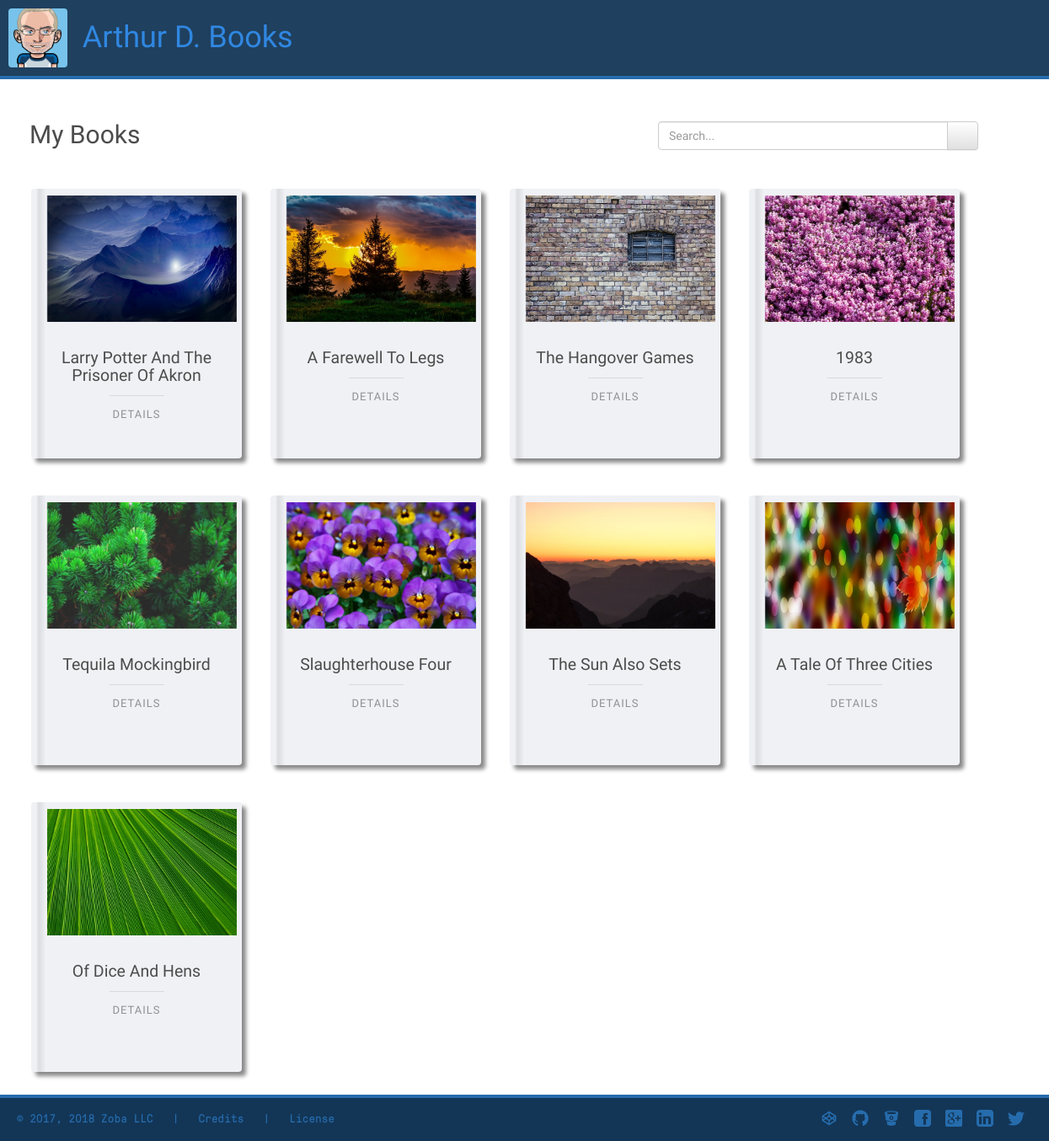
The page /books/ on the database its author committed.
### writerhome/models.py (models this page shows, shortened)
class WriterPrjAllBooks(models.Model):
    owner       = models.ForeignKey(User) # name this 'owner' so as not to confuse with User
    title       = models.CharField(max_length=128, blank=False, null=False)
    author      = models.CharField(max_length=100, blank=False, null=False)
    subtitle    = models.CharField(max_length=255, blank=True)
    category    = models.CharField(max_length=40, blank=True)
    image       = models.ImageField(max_length=255, blank=True) # requires the Pillow library
    datePub     = models.DateField(null=True, blank=False)
    price       = models.DecimalField(decimal_places=2, max_digits=5, validators=[validate_price]) # can give a list of validators
    descr       = models.TextField(max_length=2048, blank=True)
    abstract    = models.TextField(max_length=5000, blank=True)
    slug        = models.SlugField(null=True, blank=True)
    activated   = models.BooleanField(default=False)
    activation_key = models.CharField(max_length=120, blank=True, null=True)
    objects = WriterPrjAllBooksManager()  # adds to Model.objects.all()

### writerhome/views.py (the view)
# urls.py: url(r'$', BooksListView.as_view(), name='list'),  # put last
class BooksListView(ListView):
    template_name = 'writerhome/booksList.html' # could use default template name of <modelname_list.html>
    def get_queryset(self):
        return WriterPrjAllBooks.objects.all()
    def get_context_data(self, *args, **kwargs):
        context = super(BooksListView, self).get_context_data(*args, **kwargs)
        qs = WriterPrjAllBooks.objects.all()
        if qs.exists():
            context['books'] = qs
        return context

### writerhome/models.py (called while the page is built)
    def get_queryset(self):
        return WriterPrjAllBooksQuerySet(self.model, using=self._db)  # using same db

### writerhome/templates/writerhome/booksList.html (shortened to what this page needs)
{% extends "base.html" %}
{% load staticfiles %}
{% block content %}
<div class='book-list-page'>
<div class='outer'>
    <div class="row">
        <my-title class='page-title'>My Books</my-title>
        <div class="col-sm-4 book-search">
            <form class='form' method='GET'  action='.' role='search'>
                <div class="input-group" >
                    <input type="text" class="form-control" placeholder="Search..." name="q" value='{{ request.GET.q }}'>
                    <span class="input-group-btn">
                        <button type="submit" class="btn btn-default">
                            <span class="glyphicon glyphicon-search"></span>
                        </button>
                    </span>
                </div>
            </form>
        </div>
    </div>
</div>
<div class='row' style="padding-bottom: 60px;">
    <div id='bookshelf' class='bookshelf'>
        {% for obj in books %}
            <div class='col-sm-4 book-tile details-close'>
                <div class='book-tile-content'>
                    <div class='book gallery'>
                        {% with 'img/'|add:obj.image.name as image_static %}
                            <img src={% static image_static %}>
                        {% endwith %}
                    </div>
                    <figcaption>
                        <h2>{{ obj.title|capfirst }}</h2>
                        <div class='buttons'>
                            <a href="#">Details</a>
                        </div>
                    </figcaption>
                    <div class='spine'></div>
                </div>
            </div>
        {% empty %}
            <li><a href='{% url "writerhome:create" %}'>Add a Book</a></li>
        {% endfor %}
    </div>
</div>
</div>
{% endblock %}

### static/css/custom.css (style rules this page uses)
html { box-sizing: border-box; }
*, *:before, *:after { box-sizing: inherit; }
body, html { height: 100%; width: 100%; padding: 0; margin: 0; }
body { font-family: 'Quicksand', sans-serif; font-weight: 500; font-size: 13px; color: #4c4c4c; line-height: 20px; margin: 0px; padding: 0px; overflow-x: hidden !important; }
.outer .row { margin-left: 0px; margin-right: 0px; }
my-title { font-size: 30px; margin-top: 20px; margin-bottom: 25px; font-family: inherit; font-weight: 500; line-height: 1.1; color: inherit; }
@media (min-width: 646px) { #scroll-wrap my-title:first-child { float: left; padding-top: 29px; } }
img, svg { vertical-align: top }

### static/css/booklist.css (style rules this page uses)
body { overflow: scroll; overflow-x: hidden; }
div.book-search { margin-top: 50px; margin-bottom: 10px; margin-right: 89px; float:right; }
div.book.gallery { left: 6px; top: 8px; }
div.gallery img { width: 90%; height: 150px; z-index: 5; }
.bookshelf { position: relative; margin: 1px 20px 1px 0px; list-style: none; text-align: center; height: 90%; }
.bookshelf .book-tile { position: relative; display: inline-block; margin: 7px; padding: 15px 10px; width: 270px; height: 350px; vertical-align: top; }
.book { position: relative; margin: 0 auto; -webkit-transform-style: preserve-3d; transform-style: preserve-3d; }
.spine { position: absolute; width: 10%; height: inherit; background: linear-gradient( to right, transparent 0.3em, rgba(0,0,0,0.1) 0.55em, rgba(0,0,0,0.03) 1.0em, rgba(255,255,255,0.1) 1.2em, rgba(255,255,255,0.05) 1.3em, transparent 1.1em ); z-index: 30; top: 15px; left: 12px; background-size: 100px 1em; background-repeat: repeat-y; opacity: 0.8; }
div.book-tile { margin-bottom: 10px; padding-bottom: 10px; padding-top: 10px; }
div.book-tile-content { background-color: #f0f1f5; box-shadow: 5px 5px 5px #888; border-radius: 4px; height: 320px; }
.book-tile-content figcaption { padding-top: 20px; text-align: center; z-index: 5; }
.book-tile-content figcaption h2 { margin: 1em 0 0 0; font-weight: 500; font-size: 1.5em; }
.book-tile-content figcaption div a { position: relative; display: block; margin-top: 1em; margin-left: auto; margin-right: auto; padding: 1em 0 0 0; text-transform: uppercase; letter-spacing: 1px; color: rgba(100, 105, 106, 0.7); font-weight: 500; font-size: 1.0em; width: 65px; }
.book-tile-content figcaption div a::before, .details ul li:first-child::after { position: absolute; top: 0; left: 0; width: 100%; height: 1px; background: rgba(0, 0, 0, 0.1); content: ''; }

### static/css/sidebar.css (style rules this page uses)
a { background:transparent; }
a:any-link { cursor: auto; }

### rows shown on the page
WriterPrjAllBooks: title "Larry Potter And The Prisoner Of Akron"
WriterPrjAllBooks: title "A Farewell To Legs"
WriterPrjAllBooks: title "The Hangover Games"
WriterPrjAllBooks: title "1983"
WriterPrjAllBooks: title "Tequila Mockingbird"
WriterPrjAllBooks: title "Slaughterhouse Four"
WriterPrjAllBooks: title "The Sun Also Sets"
WriterPrjAllBooks: title "A Tale Of Three Cities"
WriterPrjAllBooks: title "Of Dice And Hens"
